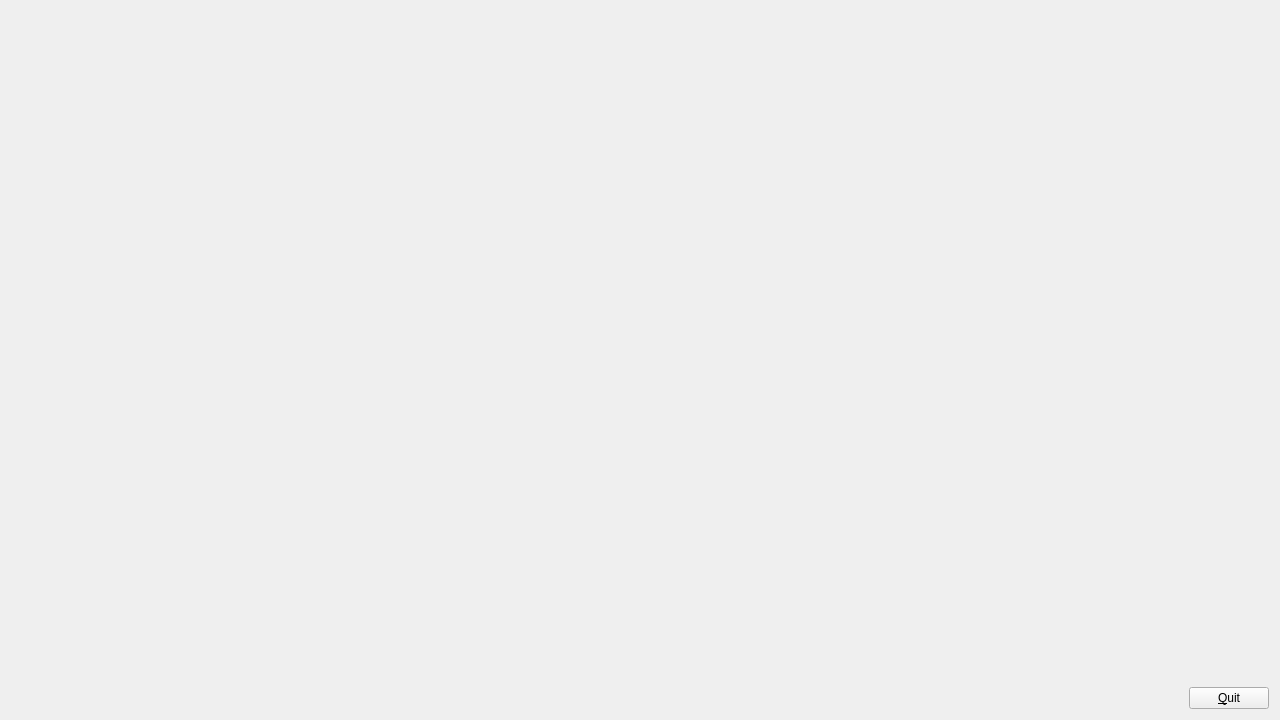
<?xml version="1.0" encoding="UTF-8"?>
<ui version="4.0">
 <class>EditorClass</class>
 <widget class="QMainWindow" name="EditorClass">
  <property name="geometry">
   <rect>
    <x>0</x>
    <y>0</y>
    <width>1280</width>
    <height>720</height>
   </rect>
  </property>
  <property name="windowTitle">
   <string>Editor</string>
  </property>
  <widget class="QWidget" name="centralWidget">
   <layout class="QHBoxLayout" name="horizontalLayout">
    <item>
     <widget class="GlWidget" name="widget" native="true">
      <property name="sizePolicy">
       <sizepolicy hsizetype="Expanding" vsizetype="Preferred">
        <horstretch>0</horstretch>
        <verstretch>0</verstretch>
       </sizepolicy>
      </property>
      <property name="baseSize">
       <size>
        <width>1280</width>
        <height>720</height>
       </size>
      </property>
      <property name="palette">
       <palette>
        <active>
         <colorrole role="WindowText">
          <brush brushstyle="SolidPattern">
           <color alpha="255">
            <red>0</red>
            <green>0</green>
            <blue>0</blue>
           </color>
          </brush>
         </colorrole>
         <colorrole role="Button">
          <brush brushstyle="SolidPattern">
           <color alpha="255">
            <red>255</red>
            <green>0</green>
            <blue>127</blue>
           </color>
          </brush>
         </colorrole>
         <colorrole role="Light">
          <brush brushstyle="SolidPattern">
           <color alpha="255">
            <red>255</red>
            <green>127</green>
            <blue>191</blue>
           </color>
          </brush>
         </colorrole>
         <colorrole role="Midlight">
          <brush brushstyle="SolidPattern">
           <color alpha="255">
            <red>255</red>
            <green>63</green>
            <blue>159</blue>
           </color>
          </brush>
         </colorrole>
         <colorrole role="Dark">
          <brush brushstyle="SolidPattern">
           <color alpha="255">
            <red>127</red>
            <green>0</green>
            <blue>63</blue>
           </color>
          </brush>
         </colorrole>
         <colorrole role="Mid">
          <brush brushstyle="SolidPattern">
           <color alpha="255">
            <red>170</red>
            <green>0</green>
            <blue>84</blue>
           </color>
          </brush>
         </colorrole>
         <colorrole role="Text">
          <brush brushstyle="SolidPattern">
           <color alpha="255">
            <red>0</red>
            <green>0</green>
            <blue>0</blue>
           </color>
          </brush>
         </colorrole>
         <colorrole role="BrightText">
          <brush brushstyle="SolidPattern">
           <color alpha="255">
            <red>255</red>
            <green>255</green>
            <blue>255</blue>
           </color>
          </brush>
         </colorrole>
         <colorrole role="ButtonText">
          <brush brushstyle="SolidPattern">
           <color alpha="255">
            <red>0</red>
            <green>0</green>
            <blue>0</blue>
           </color>
          </brush>
         </colorrole>
         <colorrole role="Base">
          <brush brushstyle="SolidPattern">
           <color alpha="255">
            <red>255</red>
            <green>255</green>
            <blue>255</blue>
           </color>
          </brush>
         </colorrole>
         <colorrole role="Window">
          <brush brushstyle="SolidPattern">
           <color alpha="255">
            <red>255</red>
            <green>0</green>
            <blue>127</blue>
           </color>
          </brush>
         </colorrole>
         <colorrole role="Shadow">
          <brush brushstyle="SolidPattern">
           <color alpha="255">
            <red>0</red>
            <green>0</green>
            <blue>0</blue>
           </color>
          </brush>
         </colorrole>
         <colorrole role="AlternateBase">
          <brush brushstyle="SolidPattern">
           <color alpha="255">
            <red>255</red>
            <green>127</green>
            <blue>191</blue>
           </color>
          </brush>
         </colorrole>
         <colorrole role="ToolTipBase">
          <brush brushstyle="SolidPattern">
           <color alpha="255">
            <red>255</red>
            <green>255</green>
            <blue>220</blue>
           </color>
          </brush>
         </colorrole>
         <colorrole role="ToolTipText">
          <brush brushstyle="SolidPattern">
           <color alpha="255">
            <red>0</red>
            <green>0</green>
            <blue>0</blue>
           </color>
          </brush>
         </colorrole>
        </active>
        <inactive>
         <colorrole role="WindowText">
          <brush brushstyle="SolidPattern">
           <color alpha="255">
            <red>0</red>
            <green>0</green>
            <blue>0</blue>
           </color>
          </brush>
         </colorrole>
         <colorrole role="Button">
          <brush brushstyle="SolidPattern">
           <color alpha="255">
            <red>255</red>
            <green>0</green>
            <blue>127</blue>
           </color>
          </brush>
         </colorrole>
         <colorrole role="Light">
          <brush brushstyle="SolidPattern">
           <color alpha="255">
            <red>255</red>
            <green>127</green>
            <blue>191</blue>
           </color>
          </brush>
         </colorrole>
         <colorrole role="Midlight">
          <brush brushstyle="SolidPattern">
           <color alpha="255">
            <red>255</red>
            <green>63</green>
            <blue>159</blue>
           </color>
          </brush>
         </colorrole>
         <colorrole role="Dark">
          <brush brushstyle="SolidPattern">
           <color alpha="255">
            <red>127</red>
            <green>0</green>
            <blue>63</blue>
           </color>
          </brush>
         </colorrole>
         <colorrole role="Mid">
          <brush brushstyle="SolidPattern">
           <color alpha="255">
            <red>170</red>
            <green>0</green>
            <blue>84</blue>
           </color>
          </brush>
         </colorrole>
         <colorrole role="Text">
          <brush brushstyle="SolidPattern">
           <color alpha="255">
            <red>0</red>
            <green>0</green>
            <blue>0</blue>
           </color>
          </brush>
         </colorrole>
         <colorrole role="BrightText">
          <brush brushstyle="SolidPattern">
           <color alpha="255">
            <red>255</red>
            <green>255</green>
            <blue>255</blue>
           </color>
          </brush>
         </colorrole>
         <colorrole role="ButtonText">
          <brush brushstyle="SolidPattern">
           <color alpha="255">
            <red>0</red>
            <green>0</green>
            <blue>0</blue>
           </color>
          </brush>
         </colorrole>
         <colorrole role="Base">
          <brush brushstyle="SolidPattern">
           <color alpha="255">
            <red>255</red>
            <green>255</green>
            <blue>255</blue>
           </color>
          </brush>
         </colorrole>
         <colorrole role="Window">
          <brush brushstyle="SolidPattern">
           <color alpha="255">
            <red>255</red>
            <green>0</green>
            <blue>127</blue>
           </color>
          </brush>
         </colorrole>
         <colorrole role="Shadow">
          <brush brushstyle="SolidPattern">
           <color alpha="255">
            <red>0</red>
            <green>0</green>
            <blue>0</blue>
           </color>
          </brush>
         </colorrole>
         <colorrole role="AlternateBase">
          <brush brushstyle="SolidPattern">
           <color alpha="255">
            <red>255</red>
            <green>127</green>
            <blue>191</blue>
           </color>
          </brush>
         </colorrole>
         <colorrole role="ToolTipBase">
          <brush brushstyle="SolidPattern">
           <color alpha="255">
            <red>255</red>
            <green>255</green>
            <blue>220</blue>
           </color>
          </brush>
         </colorrole>
         <colorrole role="ToolTipText">
          <brush brushstyle="SolidPattern">
           <color alpha="255">
            <red>0</red>
            <green>0</green>
            <blue>0</blue>
           </color>
          </brush>
         </colorrole>
        </inactive>
        <disabled>
         <colorrole role="WindowText">
          <brush brushstyle="SolidPattern">
           <color alpha="255">
            <red>127</red>
            <green>0</green>
            <blue>63</blue>
           </color>
          </brush>
         </colorrole>
         <colorrole role="Button">
          <brush brushstyle="SolidPattern">
           <color alpha="255">
            <red>255</red>
            <green>0</green>
            <blue>127</blue>
           </color>
          </brush>
         </colorrole>
         <colorrole role="Light">
          <brush brushstyle="SolidPattern">
           <color alpha="255">
            <red>255</red>
            <green>127</green>
            <blue>191</blue>
           </color>
          </brush>
         </colorrole>
         <colorrole role="Midlight">
          <brush brushstyle="SolidPattern">
           <color alpha="255">
            <red>255</red>
            <green>63</green>
            <blue>159</blue>
           </color>
          </brush>
         </colorrole>
         <colorrole role="Dark">
          <brush brushstyle="SolidPattern">
           <color alpha="255">
            <red>127</red>
            <green>0</green>
            <blue>63</blue>
           </color>
          </brush>
         </colorrole>
         <colorrole role="Mid">
          <brush brushstyle="SolidPattern">
           <color alpha="255">
            <red>170</red>
            <green>0</green>
            <blue>84</blue>
           </color>
          </brush>
         </colorrole>
         <colorrole role="Text">
          <brush brushstyle="SolidPattern">
           <color alpha="255">
            <red>127</red>
            <green>0</green>
            <blue>63</blue>
           </color>
          </brush>
         </colorrole>
         <colorrole role="BrightText">
          <brush brushstyle="SolidPattern">
           <color alpha="255">
            <red>255</red>
            <green>255</green>
            <blue>255</blue>
           </color>
          </brush>
         </colorrole>
         <colorrole role="ButtonText">
          <brush brushstyle="SolidPattern">
           <color alpha="255">
            <red>127</red>
            <green>0</green>
            <blue>63</blue>
           </color>
          </brush>
         </colorrole>
         <colorrole role="Base">
          <brush brushstyle="SolidPattern">
           <color alpha="255">
            <red>255</red>
            <green>0</green>
            <blue>127</blue>
           </color>
          </brush>
         </colorrole>
         <colorrole role="Window">
          <brush brushstyle="SolidPattern">
           <color alpha="255">
            <red>255</red>
            <green>0</green>
            <blue>127</blue>
           </color>
          </brush>
         </colorrole>
         <colorrole role="Shadow">
          <brush brushstyle="SolidPattern">
           <color alpha="255">
            <red>0</red>
            <green>0</green>
            <blue>0</blue>
           </color>
          </brush>
         </colorrole>
         <colorrole role="AlternateBase">
          <brush brushstyle="SolidPattern">
           <color alpha="255">
            <red>255</red>
            <green>0</green>
            <blue>127</blue>
           </color>
          </brush>
         </colorrole>
         <colorrole role="ToolTipBase">
          <brush brushstyle="SolidPattern">
           <color alpha="255">
            <red>255</red>
            <green>255</green>
            <blue>220</blue>
           </color>
          </brush>
         </colorrole>
         <colorrole role="ToolTipText">
          <brush brushstyle="SolidPattern">
           <color alpha="255">
            <red>0</red>
            <green>0</green>
            <blue>0</blue>
           </color>
          </brush>
         </colorrole>
        </disabled>
       </palette>
      </property>
     </widget>
    </item>
    <item>
     <layout class="QVBoxLayout" name="verticalLayout">
      <item>
       <spacer name="verticalSpacer">
        <property name="orientation">
         <enum>Qt::Vertical</enum>
        </property>
        <property name="sizeHint" stdset="0">
         <size>
          <width>20</width>
          <height>40</height>
         </size>
        </property>
       </spacer>
      </item>
      <item>
       <widget class="QPushButton" name="pushButton">
        <property name="text">
         <string>&amp;Quit</string>
        </property>
       </widget>
      </item>
     </layout>
    </item>
   </layout>
  </widget>
 </widget>
 <layoutdefault spacing="6" margin="11"/>
 <customwidgets>
  <customwidget>
   <class>GlWidget</class>
   <extends>QWidget</extends>
   <header>GlWidget.h</header>
   <container>1</container>
  </customwidget>
 </customwidgets>
 <resources>
  <include location="editor.qrc"/>
 </resources>
 <connections>
  <connection>
   <sender>pushButton</sender>
   <signal>clicked()</signal>
   <receiver>EditorClass</receiver>
   <slot>close()</slot>
   <hints>
    <hint type="sourcelabel">
     <x>494</x>
     <y>407</y>
    </hint>
    <hint type="destinationlabel">
     <x>494</x>
     <y>327</y>
    </hint>
   </hints>
  </connection>
 </connections>
</ui>
